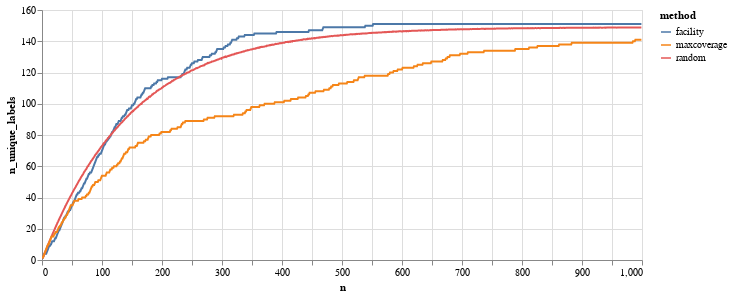

The notebook cell saved with this chart:
### Code cell
import altair as alt 

alt.data_transformers.disable_max_rows()


pltr = pd.DataFrame(data)

(alt.Chart(pltr)
  .mark_line()
  .encode(x='n', y='n_unique_labels', color="method")
  .properties(width=600, height=250)
  .interactive())

### Figure 1 — Vega-Lite specification as saved in the notebook (floating-point values rounded to 4 significant figures; data arrays with more than 128 entries replaced by an {"elided": "..."} marker saying what was removed)
{"config": {"view": {"continuousWidth": 400, "continuousHeight": 300}}, "data": {"name": "data-5e09cc05df969ec0b0904dedc516d039"}, "mark": "line", "encoding": {"color": {"field": "method", "type": "nominal"}, "x": {"field": "n", "type": "quantitative"}, "y": {"field": "n_unique_labels", "type": "quantitative"}}, "height": 250, "selection": {"selector001": {"type": "interval", "bind": "scales", "encodings": ["x", "y"]}}, "width": 600, "$schema": "https://vega.github.io/schema/vega-lite/v4.17.0.json", "datasets": {"data-5e09cc05df969ec0b0904dedc516d039": {"elided": "2997 records"}}}
